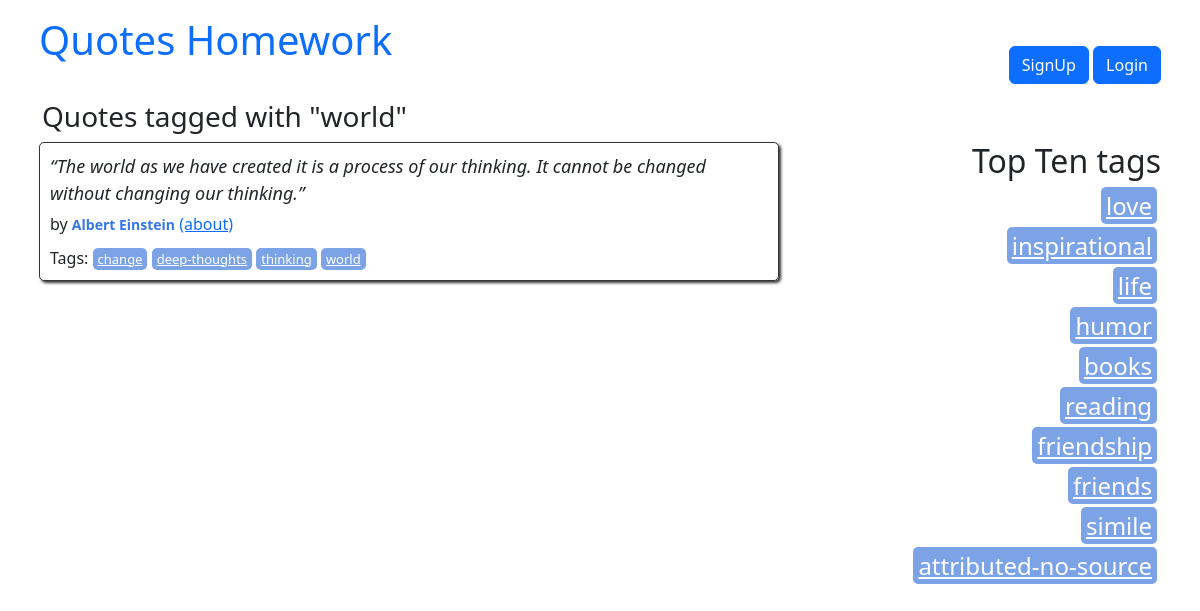
Screenshot of /tag/4 with the database file from the repository.
### quotes/models.py (models this page shows)
class Tag(models.Model):
    name = models.CharField(max_length=50, unique=True, null=False)

class Quote(models.Model):
    quote = models.TextField()
    tags = models.ManyToManyField(Tag)
    author = models.ForeignKey(Author, on_delete=models.CASCADE, null=True, default=None)
    created_at = models.DateTimeField(auto_now_add=True)

class Author(models.Model):
    fullname = models.CharField(max_length=50)
    born_date = models.CharField(max_length=50)
    born_location = models.CharField(max_length=150)
    description = models.TextField()
    created_at = models.DateTimeField(auto_now_add=True)

### quotes/views.py (the view)
# urls.py: path("tag/<int:tag_id>", views.tag, name="tag"),
def tag(request, tag_id):
    tag = get_object_or_404(Tag, pk=tag_id)
    quotes = Quote.objects.filter(tags=tag)
    tags_top = get_top_10_tags()
    return render(
        request,
        "quotes/tag.html",
        context={"tag": tag, "quotes": quotes, "top_tags": tags_top},
    )

### quotes/models.py (called while the page is built)
def get_top_10_tags():
    return Tag.objects.annotate(num_quotes=models.Count('quote')).order_by('-num_quotes')[:10]

### quotes/templates/quotes/tag.html
{% extends "quotes/index.html" %}
{% block tag_content %}
<h3> Quotes tagged with "{{ tag.name }}"</h3>
{% endblock tag_content %}

### quotes/templates/quotes/index.html (shortened to what this page needs)
{% extends "quotes/base.html" %} {% load extract %}
{% block content %}
{% block tag_content %} {% endblock tag_content %}
<div class="row">
  <div class="col-md-8">
    {% for quote in quotes %}
    <div class="quote" itemscope="" itemtype="http://schema.org/CreativeWork">
      <span class="text" itemprop="text">{{quote.quote}}</span>
      <span
        >by {% if quote.author %}
        <small class="author" itemprop="author"
          >{{ quote.author.fullname }}</small
        >
        <a href="{% url 'quotes:author_detail' quote.author.id %}">(about)</a>
        {% else %}
        <small class="author" itemprop="author">Unknown Author</small>
        {% endif %}
      </span>
      <div class="tags">
        Tags: {% for tag in quote.tags.all %}
        <a class="tag" href="{% url 'quotes:tag' tag.id %}">{{tag.name}}</a>
        {% endfor %}
      </div>
    </div>
    {% endfor %}
  </div>
  <div class="col-md-4 tags-box">
    <h2>Top Ten tags</h2>
    {% for tag in top_tags %}
    <span class="tag-item">
      <a
        class="tag"
        style="font-size: 24px"
        href="{% url 'quotes:tag' tag.id %}"
        >{{ tag.name }}</a
      >
    </span>
    {% endfor %}
  </div>
</div>
{% endblock content %}

### quotes/static/quotes/style.css (style rules this page uses)
.quote { padding: 10px; margin-bottom: 30px; border: 1px solid #333333; border-radius: 5px; box-shadow: 2px 2px 3px #333333; }
.row { margin-left: -15px; margin-right: -15px; }
.quote span.text { display: block; margin-bottom: 5px; font-size: large; font-style: italic; }
.quote small.author { font-weight: bold; color: #3677E8; }
.quote .tags { margin-top: 10px; }
.tag { padding: 2px 5px; border-radius: 5px; color: white; font-size: small; background-color: #7CA3E6; }
.tags-box { text-align: right; }
.tag-item { display: block; margin: 4px; }

### rows the page displays
Tag: name "world"
Quote: quote "“The world as we have created it is a process of our thinking. It cannot be changed without changing our thinking.”", author.fullname "Albert Einstein"
Tag: name "change"
Tag: name "deep-thoughts"
Tag: name "thinking"
Tag: name "love"
Tag: name "inspirational"
Tag: name "life"
Tag: name "humor"
Tag: name "books"
Tag: name "reading"
Tag: name "friendship"
Tag: name "friends"
Tag: name "simile"
Tag: name "attributed-no-source"
